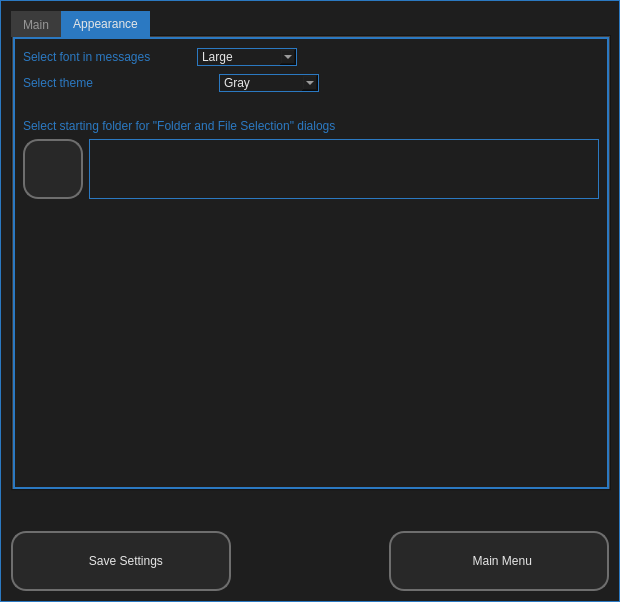
<?xml version="1.0" encoding="UTF-8"?>
<ui version="4.0">
 <class>Dialog</class>
 <widget class="QDialog" name="Dialog">
  <property name="geometry">
   <rect>
    <x>0</x>
    <y>0</y>
    <width>620</width>
    <height>602</height>
   </rect>
  </property>
  <property name="sizePolicy">
   <sizepolicy hsizetype="Fixed" vsizetype="Fixed">
    <horstretch>0</horstretch>
    <verstretch>0</verstretch>
   </sizepolicy>
  </property>
  <property name="minimumSize">
   <size>
    <width>620</width>
    <height>600</height>
   </size>
  </property>
  <property name="maximumSize">
   <size>
    <width>620</width>
    <height>602</height>
   </size>
  </property>
  <property name="windowTitle">
   <string>Settings</string>
  </property>
  <property name="styleSheet">
   <string notr="true">*{
background-color: rgb(30, 30, 30);
font: 16pt &quot;Lexend Light&quot;;
border: 1px solid;
border-color: #2B79C2;
color: rgb(230, 230, 230)}
QLabel{
font: 12pt &quot;Lexend Light&quot;;
color: #2B79C2;
border: no}
QLineEdit{
background-color: rgb(30, 30, 30);}
QLineEdit:disabled{
background-color: rgb(50,50,50);}
QFrame{
border-color: #2B79C2;}
QPushButton {
border: 2px solid;
color: rgb(230, 230, 230);
border-color: rgb(110, 110, 110);
border-radius: 15px;
background-color: rgba(60,60, 60, 80);}
QPushButton:disabled{
background-color: rgb(100,100,100);}
QPushButton:hover {
color: #2B79C2;
border: 3px solid;
background-color: rgba(30, 30, 30, 180);
border-color: rgb(150,150, 150);}
QPushButton:pressed {
color: rgb(30, 30, 30);
border: 2px solid;
background-color: #2B79C2;
border-color: rgb(230, 230, 230);}
QRadioButton{
font: 14pt &quot;Lexend Light&quot;;
border: no}
QToolButton{
image: url(:/icon/icons/GREY/info_invert.svg);
border: no}
QToolButton:hover {
image: url(:/icon/icons/GREY/info.svg);
border: no}
QToolButton:pressed{
image: url(:/icon/icons/GREY/info_invert.svg);
border: no}
QTabBar::tab {
background:  rgb(60,60, 60);
font: 12pt &quot;Lexend Light&quot;;
color: rgb(150,150, 150);}
QTabBar::tab:selected {
background: #2B79C2;
color: rgb(230, 230, 230)}
QFrame:disabled{
background-color: rgb(50,50,50);}
QRadioButton:disabled{
background-color: rgb(50,50,50);}
QToolButton:disabled{
background-color: rgb(50,50,50);}</string>
  </property>
  <layout class="QVBoxLayout" name="verticalLayout_4">
   <item>
    <widget class="QTabWidget" name="tabWidget">
     <property name="minimumSize">
      <size>
       <width>600</width>
       <height>480</height>
      </size>
     </property>
     <property name="maximumSize">
      <size>
       <width>16777215</width>
       <height>480</height>
      </size>
     </property>
     <property name="styleSheet">
      <string notr="true"/>
     </property>
     <property name="tabPosition">
      <enum>QTabWidget::North</enum>
     </property>
     <property name="tabShape">
      <enum>QTabWidget::Rounded</enum>
     </property>
     <property name="currentIndex">
      <number>1</number>
     </property>
     <widget class="QWidget" name="tab_main">
      <attribute name="title">
       <string>Main</string>
      </attribute>
      <layout class="QVBoxLayout" name="verticalLayout">
       <item>
        <widget class="QFrame" name="checkbox">
         <property name="minimumSize">
          <size>
           <width>0</width>
           <height>125</height>
          </size>
         </property>
         <property name="styleSheet">
          <string notr="true"/>
         </property>
         <widget class="QLabel" name="label_info_subfolders">
          <property name="geometry">
           <rect>
            <x>10</x>
            <y>10</y>
            <width>541</width>
            <height>16</height>
           </rect>
          </property>
          <property name="styleSheet">
           <string notr="true"/>
          </property>
          <property name="text">
           <string>Select what backup subfolders you want to create:</string>
          </property>
         </widget>
         <widget class="QRadioButton" name="default_folder_rad">
          <property name="geometry">
           <rect>
            <x>11</x>
            <y>36</y>
            <width>385</width>
            <height>24</height>
           </rect>
          </property>
          <property name="toolTip">
           <string>&quot;SETTINGS&quot; and &quot;DATA&quot; was create automaticly in Main Folder</string>
          </property>
          <property name="styleSheet">
           <string notr="true"/>
          </property>
          <property name="text">
           <string>Default (Select only Main Backup Folder)</string>
          </property>
          <property name="checked">
           <bool>true</bool>
          </property>
         </widget>
         <widget class="QToolButton" name="default_info">
          <property name="geometry">
           <rect>
            <x>450</x>
            <y>40</y>
            <width>25</width>
            <height>25</height>
           </rect>
          </property>
          <property name="styleSheet">
           <string notr="true"/>
          </property>
          <property name="iconSize">
           <size>
            <width>10</width>
            <height>10</height>
           </size>
          </property>
         </widget>
         <widget class="QRadioButton" name="select_folders_rad">
          <property name="geometry">
           <rect>
            <x>11</x>
            <y>80</y>
            <width>386</width>
            <height>24</height>
           </rect>
          </property>
          <property name="toolTip">
           <string/>
          </property>
          <property name="styleSheet">
           <string notr="true"/>
          </property>
          <property name="text">
           <string>I want to select existing Folders manualy</string>
          </property>
          <property name="checked">
           <bool>false</bool>
          </property>
         </widget>
         <widget class="QToolButton" name="select_info">
          <property name="geometry">
           <rect>
            <x>450</x>
            <y>80</y>
            <width>25</width>
            <height>25</height>
           </rect>
          </property>
          <property name="styleSheet">
           <string notr="true"/>
          </property>
          <property name="iconSize">
           <size>
            <width>20</width>
            <height>20</height>
           </size>
          </property>
         </widget>
        </widget>
       </item>
       <item>
        <widget class="QLabel" name="main_folder">
         <property name="minimumSize">
          <size>
           <width>0</width>
           <height>30</height>
          </size>
         </property>
         <property name="maximumSize">
          <size>
           <width>16777215</width>
           <height>30</height>
          </size>
         </property>
         <property name="styleSheet">
          <string notr="true">color: rgb(100, 100, 100);
border: 1px solid;
border-color: #2B79C2;</string>
         </property>
         <property name="text">
          <string>Please select main backup folder...</string>
         </property>
        </widget>
       </item>
       <item>
        <widget class="QPushButton" name="sel_main_folder">
         <property name="sizePolicy">
          <sizepolicy hsizetype="Preferred" vsizetype="Preferred">
           <horstretch>0</horstretch>
           <verstretch>0</verstretch>
          </sizepolicy>
         </property>
         <property name="minimumSize">
          <size>
           <width>220</width>
           <height>60</height>
          </size>
         </property>
         <property name="text">
          <string>    Select Main Backup Folder</string>
         </property>
         <property name="icon">
          <iconset resource="dop_win_rc.qrc">
           <normaloff>:/icon/icons/GREY/folder.svg</normaloff>:/icon/icons/GREY/folder.svg</iconset>
         </property>
         <property name="iconSize">
          <size>
           <width>35</width>
           <height>35</height>
          </size>
         </property>
        </widget>
       </item>
       <item>
        <spacer name="verticalSpacer_2">
         <property name="orientation">
          <enum>Qt::Vertical</enum>
         </property>
         <property name="sizeHint" stdset="0">
          <size>
           <width>20</width>
           <height>55</height>
          </size>
         </property>
        </spacer>
       </item>
       <item>
        <widget class="QFrame" name="select_frame">
         <property name="enabled">
          <bool>false</bool>
         </property>
         <property name="sizePolicy">
          <sizepolicy hsizetype="Preferred" vsizetype="Fixed">
           <horstretch>0</horstretch>
           <verstretch>0</verstretch>
          </sizepolicy>
         </property>
         <property name="minimumSize">
          <size>
           <width>0</width>
           <height>160</height>
          </size>
         </property>
         <property name="maximumSize">
          <size>
           <width>16777215</width>
           <height>160</height>
          </size>
         </property>
         <property name="styleSheet">
          <string notr="true"/>
         </property>
         <property name="frameShape">
          <enum>QFrame::StyledPanel</enum>
         </property>
         <property name="frameShadow">
          <enum>QFrame::Raised</enum>
         </property>
         <layout class="QVBoxLayout" name="verticalLayout_2">
          <item>
           <layout class="QHBoxLayout" name="horizontalLayout_2">
            <item>
             <widget class="QLabel" name="sett_text">
              <property name="minimumSize">
               <size>
                <width>85</width>
                <height>30</height>
               </size>
              </property>
              <property name="maximumSize">
               <size>
                <width>16777215</width>
                <height>30</height>
               </size>
              </property>
              <property name="styleSheet">
               <string notr="true"/>
              </property>
              <property name="text">
               <string>SETTINGS:</string>
              </property>
             </widget>
            </item>
            <item>
             <widget class="QLineEdit" name="sett_folder">
              <property name="minimumSize">
               <size>
                <width>465</width>
                <height>0</height>
               </size>
              </property>
              <property name="maximumSize">
               <size>
                <width>460</width>
                <height>16777215</height>
               </size>
              </property>
             </widget>
            </item>
           </layout>
          </item>
          <item>
           <layout class="QHBoxLayout" name="horizontalLayout_3">
            <item>
             <widget class="QLabel" name="data_text">
              <property name="minimumSize">
               <size>
                <width>85</width>
                <height>30</height>
               </size>
              </property>
              <property name="maximumSize">
               <size>
                <width>16777215</width>
                <height>30</height>
               </size>
              </property>
              <property name="styleSheet">
               <string notr="true"/>
              </property>
              <property name="text">
               <string>DATA:</string>
              </property>
             </widget>
            </item>
            <item>
             <widget class="QLineEdit" name="data_folder_2">
              <property name="minimumSize">
               <size>
                <width>465</width>
                <height>0</height>
               </size>
              </property>
              <property name="maximumSize">
               <size>
                <width>460</width>
                <height>16777215</height>
               </size>
              </property>
             </widget>
            </item>
           </layout>
          </item>
          <item>
           <spacer name="verticalSpacer">
            <property name="orientation">
             <enum>Qt::Vertical</enum>
            </property>
            <property name="sizeHint" stdset="0">
             <size>
              <width>20</width>
              <height>30</height>
             </size>
            </property>
           </spacer>
          </item>
          <item>
           <layout class="QHBoxLayout" name="horizontalLayout_4">
            <property name="spacing">
             <number>10</number>
            </property>
            <item>
             <widget class="QPushButton" name="settings_folder">
              <property name="sizePolicy">
               <sizepolicy hsizetype="Fixed" vsizetype="Fixed">
                <horstretch>0</horstretch>
                <verstretch>0</verstretch>
               </sizepolicy>
              </property>
              <property name="minimumSize">
               <size>
                <width>0</width>
                <height>50</height>
               </size>
              </property>
              <property name="maximumSize">
               <size>
                <width>280</width>
                <height>50</height>
               </size>
              </property>
              <property name="text">
               <string>Select &quot;SETTINGS&quot; Folder</string>
              </property>
             </widget>
            </item>
            <item>
             <widget class="QPushButton" name="data_folder">
              <property name="sizePolicy">
               <sizepolicy hsizetype="Fixed" vsizetype="Fixed">
                <horstretch>0</horstretch>
                <verstretch>0</verstretch>
               </sizepolicy>
              </property>
              <property name="minimumSize">
               <size>
                <width>280</width>
                <height>50</height>
               </size>
              </property>
              <property name="maximumSize">
               <size>
                <width>280</width>
                <height>50</height>
               </size>
              </property>
              <property name="text">
               <string>Select &quot;DATA&quot; Folder</string>
              </property>
             </widget>
            </item>
           </layout>
          </item>
         </layout>
        </widget>
       </item>
      </layout>
     </widget>
     <widget class="QWidget" name="tab_appearance">
      <property name="styleSheet">
       <string notr="true"/>
      </property>
      <attribute name="title">
       <string>Appearance</string>
      </attribute>
      <layout class="QVBoxLayout" name="verticalLayout_3">
       <item>
        <layout class="QHBoxLayout" name="horizontalLayout_5">
         <item>
          <widget class="QLabel" name="font_msg_sel">
           <property name="text">
            <string>Select font in messages</string>
           </property>
          </widget>
         </item>
         <item>
          <spacer name="horizontalSpacer_5">
           <property name="orientation">
            <enum>Qt::Horizontal</enum>
           </property>
           <property name="sizeType">
            <enum>QSizePolicy::Fixed</enum>
           </property>
           <property name="sizeHint" stdset="0">
            <size>
             <width>40</width>
             <height>20</height>
            </size>
           </property>
          </spacer>
         </item>
         <item>
          <widget class="QComboBox" name="font_msg_change">
           <property name="minimumSize">
            <size>
             <width>100</width>
             <height>0</height>
            </size>
           </property>
           <property name="maximumSize">
            <size>
             <width>100</width>
             <height>16777215</height>
            </size>
           </property>
           <item>
            <property name="text">
             <string>Large</string>
            </property>
           </item>
           <item>
            <property name="text">
             <string>Small</string>
            </property>
           </item>
          </widget>
         </item>
         <item>
          <spacer name="horizontalSpacer_2">
           <property name="orientation">
            <enum>Qt::Horizontal</enum>
           </property>
           <property name="sizeHint" stdset="0">
            <size>
             <width>40</width>
             <height>20</height>
            </size>
           </property>
          </spacer>
         </item>
        </layout>
       </item>
       <item>
        <layout class="QHBoxLayout" name="horizontalLayout_6">
         <item>
          <widget class="QLabel" name="theme_sel">
           <property name="text">
            <string>Select theme</string>
           </property>
          </widget>
         </item>
         <item>
          <spacer name="horizontalSpacer_4">
           <property name="orientation">
            <enum>Qt::Horizontal</enum>
           </property>
           <property name="sizeType">
            <enum>QSizePolicy::Fixed</enum>
           </property>
           <property name="sizeHint" stdset="0">
            <size>
             <width>120</width>
             <height>20</height>
            </size>
           </property>
          </spacer>
         </item>
         <item>
          <widget class="QComboBox" name="theme_change">
           <property name="minimumSize">
            <size>
             <width>100</width>
             <height>0</height>
            </size>
           </property>
           <property name="maximumSize">
            <size>
             <width>100</width>
             <height>16777215</height>
            </size>
           </property>
           <item>
            <property name="text">
             <string>Gray</string>
            </property>
           </item>
           <item>
            <property name="text">
             <string>Light</string>
            </property>
           </item>
          </widget>
         </item>
         <item>
          <spacer name="horizontalSpacer_3">
           <property name="orientation">
            <enum>Qt::Horizontal</enum>
           </property>
           <property name="sizeHint" stdset="0">
            <size>
             <width>40</width>
             <height>20</height>
            </size>
           </property>
          </spacer>
         </item>
        </layout>
       </item>
       <item>
        <spacer name="verticalSpacer_6">
         <property name="orientation">
          <enum>Qt::Vertical</enum>
         </property>
         <property name="sizeType">
          <enum>QSizePolicy::Fixed</enum>
         </property>
         <property name="sizeHint" stdset="0">
          <size>
           <width>20</width>
           <height>20</height>
          </size>
         </property>
        </spacer>
       </item>
       <item>
        <widget class="QLabel" name="label">
         <property name="text">
          <string>Select starting folder for &quot;Folder and File Selection&quot; dialogs</string>
         </property>
        </widget>
       </item>
       <item>
        <layout class="QHBoxLayout" name="horizontalLayout_7">
         <item>
          <widget class="QPushButton" name="start_folder_button">
           <property name="minimumSize">
            <size>
             <width>60</width>
             <height>60</height>
            </size>
           </property>
           <property name="maximumSize">
            <size>
             <width>60</width>
             <height>60</height>
            </size>
           </property>
           <property name="text">
            <string/>
           </property>
           <property name="icon">
            <iconset resource="dop_win_rc.qrc">
             <normaloff>:/icon/icons/GREY/folder.svg</normaloff>:/icon/icons/GREY/folder.svg</iconset>
           </property>
           <property name="iconSize">
            <size>
             <width>40</width>
             <height>40</height>
            </size>
           </property>
          </widget>
         </item>
         <item>
          <widget class="QLineEdit" name="start_folder_line">
           <property name="minimumSize">
            <size>
             <width>0</width>
             <height>60</height>
            </size>
           </property>
           <property name="maximumSize">
            <size>
             <width>16777215</width>
             <height>60</height>
            </size>
           </property>
           <property name="text">
            <string/>
           </property>
          </widget>
         </item>
        </layout>
       </item>
       <item>
        <spacer name="verticalSpacer_4">
         <property name="orientation">
          <enum>Qt::Vertical</enum>
         </property>
         <property name="sizeHint" stdset="0">
          <size>
           <width>20</width>
           <height>40</height>
          </size>
         </property>
        </spacer>
       </item>
      </layout>
     </widget>
    </widget>
   </item>
   <item>
    <spacer name="verticalSpacer_3">
     <property name="orientation">
      <enum>Qt::Vertical</enum>
     </property>
     <property name="sizeHint" stdset="0">
      <size>
       <width>20</width>
       <height>40</height>
      </size>
     </property>
    </spacer>
   </item>
   <item>
    <layout class="QHBoxLayout" name="horizontalLayout">
     <item>
      <widget class="QPushButton" name="save_settings">
       <property name="sizePolicy">
        <sizepolicy hsizetype="Preferred" vsizetype="Preferred">
         <horstretch>0</horstretch>
         <verstretch>0</verstretch>
        </sizepolicy>
       </property>
       <property name="minimumSize">
        <size>
         <width>220</width>
         <height>60</height>
        </size>
       </property>
       <property name="text">
        <string>   Save Settings</string>
       </property>
       <property name="icon">
        <iconset resource="dop_win_rc.qrc">
         <normaloff>:/icon/icons/GREY/save.svg</normaloff>:/icon/icons/GREY/save.svg</iconset>
       </property>
       <property name="iconSize">
        <size>
         <width>35</width>
         <height>35</height>
        </size>
       </property>
      </widget>
     </item>
     <item>
      <spacer name="horizontalSpacer">
       <property name="orientation">
        <enum>Qt::Horizontal</enum>
       </property>
       <property name="sizeHint" stdset="0">
        <size>
         <width>40</width>
         <height>20</height>
        </size>
       </property>
      </spacer>
     </item>
     <item>
      <widget class="QPushButton" name="main_settings">
       <property name="sizePolicy">
        <sizepolicy hsizetype="Preferred" vsizetype="Preferred">
         <horstretch>0</horstretch>
         <verstretch>0</verstretch>
        </sizepolicy>
       </property>
       <property name="minimumSize">
        <size>
         <width>220</width>
         <height>60</height>
        </size>
       </property>
       <property name="text">
        <string>  Main Menu</string>
       </property>
       <property name="icon">
        <iconset resource="dop_win_rc.qrc">
         <normaloff>:/icon/icons/GREY/main_menu.svg</normaloff>:/icon/icons/GREY/main_menu.svg</iconset>
       </property>
       <property name="iconSize">
        <size>
         <width>60</width>
         <height>60</height>
        </size>
       </property>
      </widget>
     </item>
    </layout>
   </item>
  </layout>
 </widget>
 <resources>
  <include location="dop_win_rc.qrc"/>
 </resources>
 <connections/>
</ui>
